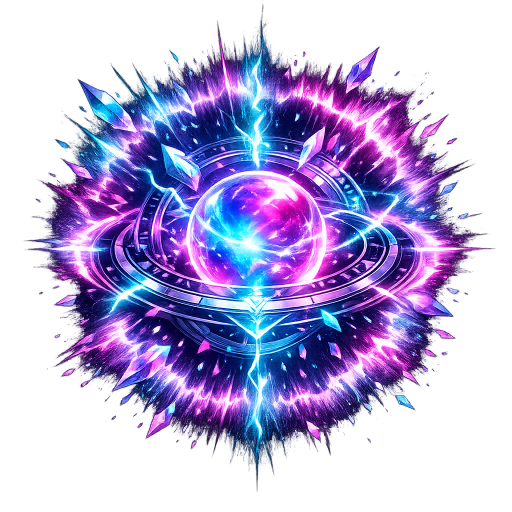
#> input picture tools/effects-image-test/input/shockwave_core_source.png, 1024 x 1024 px (shown at 1/2 size); the run also reads 1 picture not shown here
$ python build_effect_assets.py
#> lines starting #> are read from the running program, lines starting #| are printed output that depends on the picture; after the words box and inside, x2 and y2 are one past the last pixel; in counts of white or black regions, pixels touching at a corner belong together
from __future__ import annotations

import hashlib
import json
import shutil
from pathlib import Path

import numpy as np
from PIL import Image, ImageDraw, ImageFont


ROOT = Path(__file__).resolve().parents[2]
INPUT_DIR = Path(__file__).resolve().parent / "input"
QA_DIR = Path(__file__).resolve().parent / "output"
PUBLIC_DIR = ROOT / "assets" / "scenes"
SPECS = (
    ("shockwave_core", "shockwave_core_source.png", "shockwave_core.png"),
    ("golden_blessing_core", "golden_blessing_core_source.png", "golden_blessing_core.png"),
    ("solar_core", "solar_core_source.png", "solar_core.png"),
)


def sha256(path: Path) -> str:
    return hashlib.sha256(path.read_bytes()).hexdigest()


def alpha_metrics(rgba: np.ndarray) -> dict[str, object]:
    alpha = rgba[:, :, 3]
    ys, xs = np.nonzero(alpha > 0)
    bbox = None if not len(xs) else [int(xs.min()), int(ys.min()), int(xs.max()) + 1, int(ys.max()) + 1]
    edge = np.concatenate((alpha[0], alpha[-1], alpha[:, 0], alpha[:, -1]))
    h, w = alpha.shape
    central = alpha[h // 4:h * 3 // 4, w // 4:w * 3 // 4]
    return {
        "fullyTransparentPixels": int((alpha == 0).sum()),
        "semiTransparentPixels": int(((alpha > 0) & (alpha < 255)).sum()),
        "fullyOpaquePixels": int((alpha == 255).sum()),
        "transparentRatio": round(float((alpha == 0).mean()), 6),
        "opaqueBoundingBox": bbox,
        "edgeNonTransparentRatio": round(float((edge > 0).mean()), 6),
        "centralTransparentRatio": round(float((central == 0).mean()), 6),
    }


def checkerboard(size: tuple[int, int], square: int = 20) -> Image.Image:
    width, height = size
    yy, xx = np.indices((height, width))
    values = np.where(((xx // square) + (yy // square)) % 2 == 0, 235, 202).astype(np.uint8)
    return Image.fromarray(np.dstack((values, values, values)), "RGB")


def composite(rgba: Image.Image, color: str | None = None) -> Image.Image:
    background = checkerboard(rgba.size) if color is None else Image.new("RGB", rgba.size, color)
    result = background.convert("RGBA")
    result.alpha_composite(rgba)
    return result.convert("RGB")


def fit_panel(image: Image.Image, size: tuple[int, int]) -> Image.Image:
    panel = Image.new("RGB", size, "#10162b")
    copy = image.convert("RGB")
    copy.thumbnail((size[0] - 12, size[1] - 12), Image.Resampling.LANCZOS)
    panel.paste(copy, ((size[0] - copy.width) // 2, (size[1] - copy.height) // 2))
    return panel


def make_sheet(rows: list[tuple[str, Image.Image, Image.Image]]) -> Image.Image:
    panel = (188, 188)
    row_label_width, label_height, margin = 150, 28, 10
    columns = ("Input", "Checker", "White", "Navy", "Black", "Alpha mask")
    width = row_label_width + len(columns) * (panel[0] + margin) + margin
    height = label_height + len(rows) * (panel[1] + label_height + margin) + margin
    sheet = Image.new("RGB", (width, height), "#080d1c")
    draw, font = ImageDraw.Draw(sheet), ImageFont.load_default()
    for index, title in enumerate(columns):
        draw.text((row_label_width + index * (panel[0] + margin) + 4, 8), title, fill="white", font=font)
    for row_index, (name, source, output) in enumerate(rows):
        y = label_height + row_index * (panel[1] + label_height + margin)
        draw.text((10, y + 10), name, fill="white", font=font)
        alpha = output.getchannel("A")
        views = (
            composite(source, "#000000"),
            composite(output),
            composite(output, "#ffffff"),
            composite(output, "#071127"),
            composite(output, "#000000"),
            Image.merge("RGB", (alpha, alpha, alpha)),
        )
        for column_index, view in enumerate(views):
            x = row_label_width + column_index * (panel[0] + margin)
            sheet.paste(fit_panel(view, panel), (x, y))
    return sheet


def process_one(effect_id: str, source_name: str, output_name: str) -> tuple[dict[str, object], tuple[str, Image.Image, Image.Image]]:
#> called with effect_id = 'shockwave_core', source_name = 'shockwave_core_source.png', output_name = 'shockwave_core.png'
    source_path = INPUT_DIR / source_name
    output_path = PUBLIC_DIR / output_name
    with Image.open(source_path) as source:
#> source is the input picture: PIL image 1024x1024 RGBA; mean R, G, B, A 63.3, 50.3, 106, 121
        source.load()
        source_format = source.format
#> source_format = 'PNG'
        source_mode = source.mode
#> source_mode = 'RGBA'
        source_size = list(source.size)
#> source_size = [1024, 1024]
        rgba_image = source.convert("RGBA")
        rgba = np.asarray(rgba_image, dtype=np.uint8)

    metrics = alpha_metrics(rgba)
#> in alpha_metrics, `alpha = rgba[:, :, 3]`:
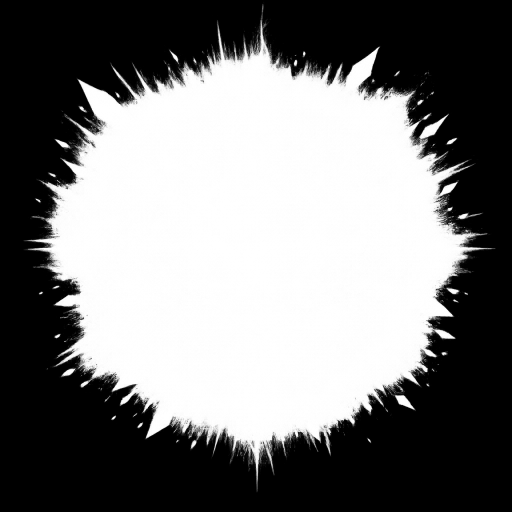
#> alpha: shape (1024, 1024) (shown at 1/2 size); min 0, max 255, mean 121
#> in alpha_metrics, `bbox = None if not len(xs) else [int(xs.min()), int(ys.min()), int(xs...`: bbox = [44, 0, 992, 994]
#> in alpha_metrics, `edge = np.concatenate((alpha[0], alpha[-1], alpha[:, 0], alpha[:, -1]))`: edge = 4096 values, max 2 at index 527, min 0 at index 0, mean 0.000488
#> metrics = {'fullyTransparentPixels': 499596, 'semiTransparentPixels': 333658, 'fullyOpaquePixels': 215322, 'transparentRatio': 0.476, 'opaqueBoundingBox': [44, 0, 992, 994], 'edgeNonTransparentRatio': 0.000244, 'centralTransparentRatio': 0}
    warnings: list[str] = []
    if source_format != "PNG":
        warnings.append("source is not PNG")
    if source_mode != "RGBA":
        warnings.append("source is not RGBA")
    if int(metrics["fullyTransparentPixels"]) <= 0:
        warnings.append("no fully transparent pixels")
    if int(metrics["semiTransparentPixels"]) <= 0:
        warnings.append("no semi-transparent pixels")
    if int(metrics["fullyOpaquePixels"]) <= 0:
        warnings.append("no fully opaque pixels")
    if float(metrics["edgeNonTransparentRatio"]) > 0.02:
        warnings.append("possible rectangular background on outer edge")
    if float(metrics["centralTransparentRatio"]) > 0.08:
        warnings.append("possible transparent hole in central subject")
    if warnings:
        raise RuntimeError(f"{effect_id}: " + "; ".join(warnings))

    # The supplied PNG already contains a high-quality graded alpha channel.
    # Copying bytes preserves glow fringes and avoids damaging thin lightning,
    # wings, stars, and flame tips with another threshold pass.
    shutil.copyfile(source_path, output_path)
    with Image.open(output_path) as decoded:
        decoded.load()
        output_format = decoded.format
#> output_format = 'PNG'
        output_mode = decoded.mode
#> output_mode = 'RGBA'
        output_size = list(decoded.size)
#> output_size = [1024, 1024]
        output_image = decoded.convert("RGBA")
    if output_format != "PNG" or output_mode != "RGBA" or output_size != source_size:
        output_path.unlink(missing_ok=True)
        raise RuntimeError(f"{effect_id}: output validation failed")

    metrics.update({
        "id": effect_id,
        "method": "preserve supplied graded alpha; validate perimeter connectivity and central integrity",
        "sourcePath": source_path.relative_to(ROOT).as_posix(),
        "outputPath": output_path.relative_to(ROOT).as_posix(),
        "sourceFormat": source_format,
        "sourceMode": source_mode,
        "sourceSize": source_size,
        "outputFormat": output_format,
        "outputMode": output_mode,
        "outputSize": output_size,
        "resize": False,
        "trim": False,
        "rotation": False,
        "pngDecodeOk": True,
        "hasAlphaChannel": True,
        "outputFileBytes": output_path.stat().st_size,
        "outputSha256": sha256(output_path),
        "warnings": warnings,
    })
    return metrics, (effect_id, rgba_image, output_image)


def main() -> None:
    missing = [source for _, source, _ in SPECS if not (INPUT_DIR / source).is_file()]
    if missing:
        raise RuntimeError("missing inputs: " + ", ".join(missing))
    QA_DIR.mkdir(parents=True, exist_ok=True)
    PUBLIC_DIR.mkdir(parents=True, exist_ok=True)
    before = {source: sha256(INPUT_DIR / source) for _, source, _ in SPECS}
    report: dict[str, object] = {
        "testVersion": "v0.9.15-effect-assets",
        "method": "preserve supplied graded alpha with perimeter and central-integrity validation",
        "images": {},
    }
    rows: list[tuple[str, Image.Image, Image.Image]] = []
    for effect_id, source_name, output_name in SPECS:
        metrics, row = process_one(effect_id, source_name, output_name)
#> metrics = 25 items
        report["images"][effect_id] = metrics
        rows.append(row)
        make_sheet([row]).save(QA_DIR / f"{effect_id}_transparency_check.png", format="PNG", optimize=True)
#> the loop in make_sheet, `for row_index, (name, source, output) in enumerate(rows):` made 1 pass
#> pass 1, in checkerboard, `yy, xx = np.indices((height, width))`:
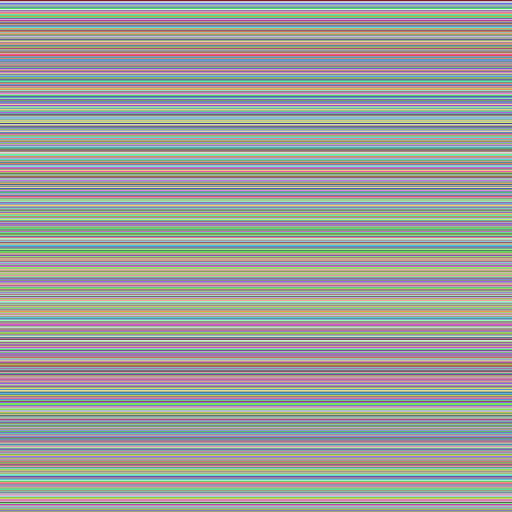
#> yy: shape (1024, 1024) int64 (shown at 1/2 size); 1024 distinct labels, from 0 to 1023; one colour per label, 0 black
#> pass 1, in checkerboard, `yy, xx = np.indices((height, width))`:
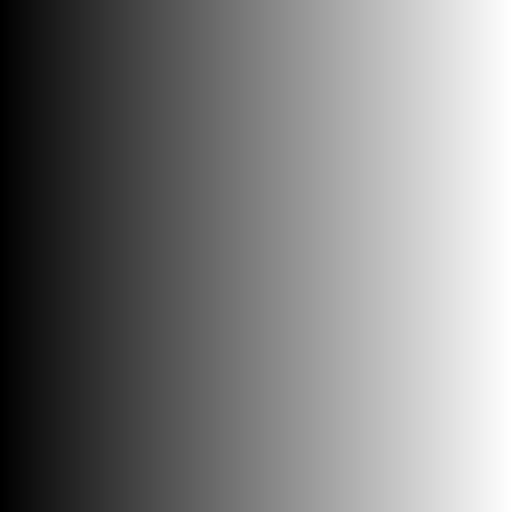
#> xx: shape (1024, 1024) int64 (shown at 1/2 size); min 0, max 1023, mean 511.5; drawn with min black and max white
#> after the loop in make_sheet, `for row_index, (name, source, output) in enumerate(rows):`:
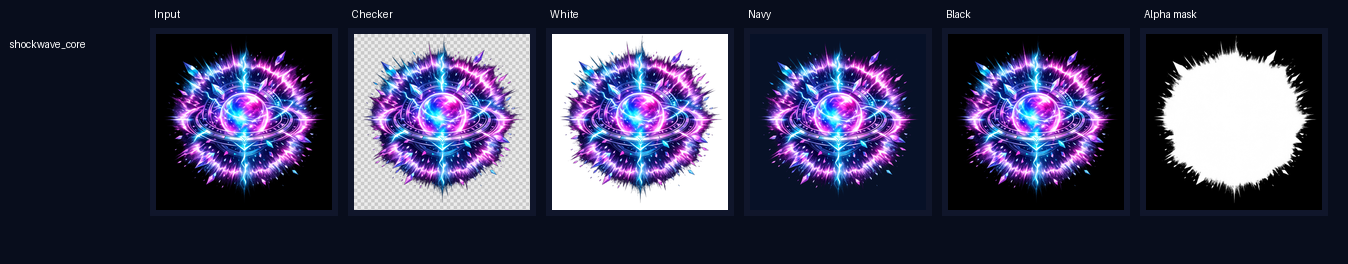
#> sheet: PIL image 1348x264 RGB; mean R, G, B 60.5, 59.5, 86.5
#> pass 2 of the loop in main, `for effect_id, source_name, output_name in SPECS:`:
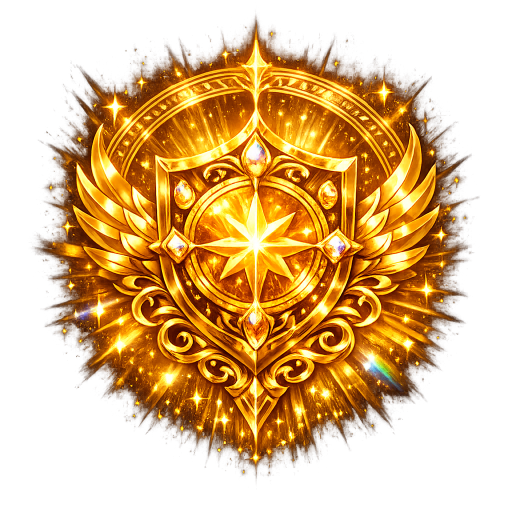
#> input picture tools/effects-image-test/input/golden_blessing_core_source.png, 1024 x 1024 px (shown at 1/2 size)
#> in process_one, source is the input picture: PIL image 1024x1024 RGBA; mean R, G, B, A 104.5, 62.3, 12.1, 125.5
#> in process_one (call 2), `metrics = alpha_metrics(rgba)`: metrics = {'fullyTransparentPixels': 438455, 'semiTransparentPixels': 394600, 'fullyOpaquePixels': 215521, 'transparentRatio': 0.418, 'opaqueBoundingBox': [15, 2, 1024, 1020], 'edgeNonTransparentRatio': 0.000244, 'centralTransparentRatio': 0}
#> the loop in make_sheet (call 2), `for row_index, (name, source, output) in enumerate(rows):` made 1 pass
#> pass 1, in checkerboard (call 2), `values = np.where(((xx // square) + (yy // square)) % 2 == 0, 235, 202..`:
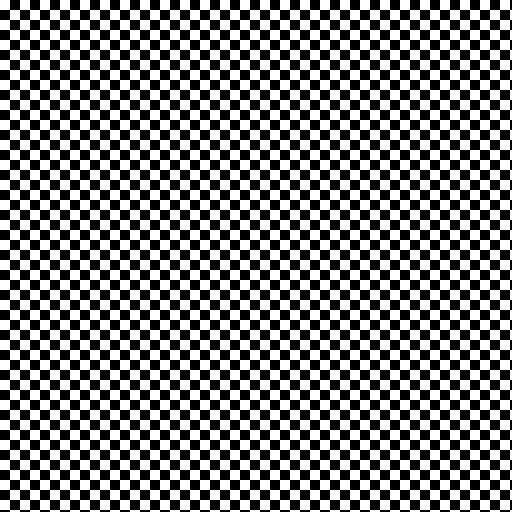
#> values: shape (1024, 1024) (shown at 1/2 size); values 202 (black) and 235 (white), 50% white; 1 black region, box (x1, y1, x2, y2) and area: (0, 0, 1024, 1024) 524160
#> after the loop in make_sheet (call 2), `for row_index, (name, source, output) in enumerate(rows):`:
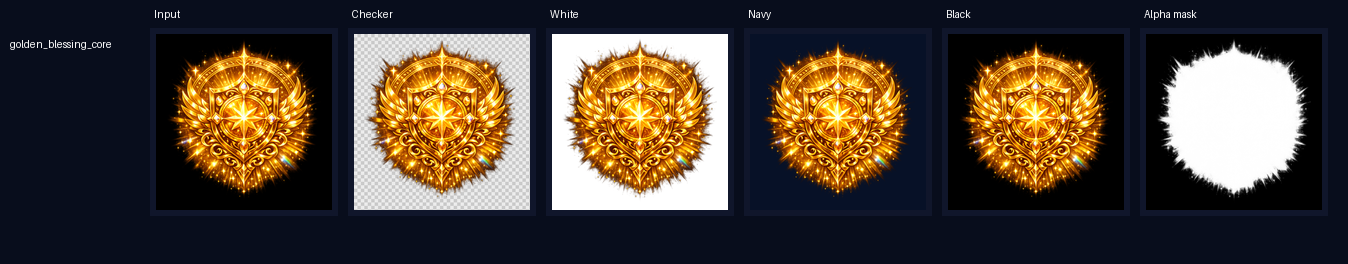
#> sheet: PIL image 1348x264 RGB; mean R, G, B 77.8, 65.4, 53.9
#> pass 3 of the loop in main, `for effect_id, source_name, output_name in SPECS:`:
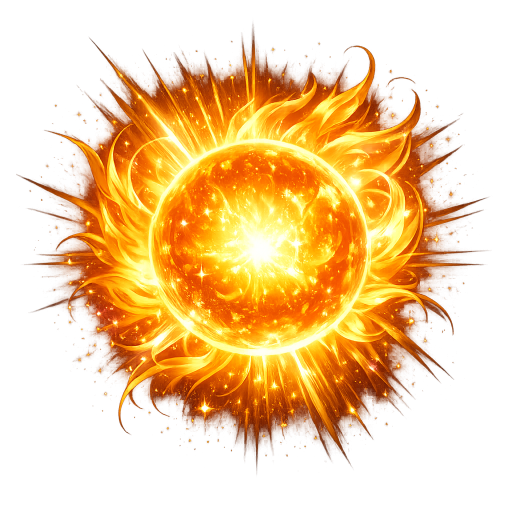
#> input picture tools/effects-image-test/input/solar_core_source.png, 1024 x 1024 px (shown at 1/2 size)
#> in process_one, source is the input picture: PIL image 1024x1024 RGBA; mean R, G, B, A 133.3, 74.9, 14.9, 106.6
#> in alpha_metrics (call 3), `alpha = rgba[:, :, 3]`:
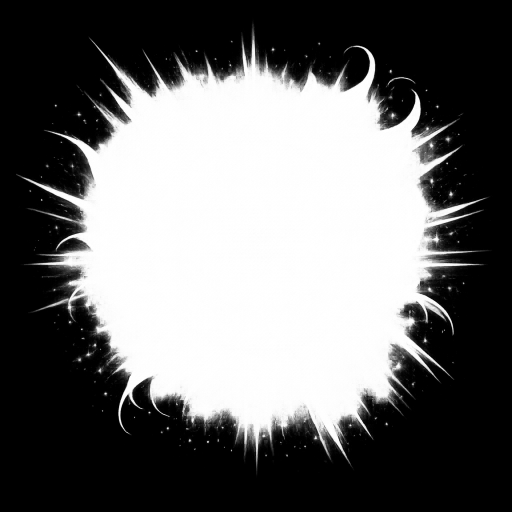
#> alpha: shape (1024, 1024) (shown at 1/2 size); min 0, max 255, mean 106.6
#> bbox = [11, 11, 1024, 1020]
#> edge = 4096 values, max 1 at index 3203, min 0 at index 0, mean 0.000488
#> in process_one (call 3), `metrics = alpha_metrics(rgba)`: metrics = {'fullyTransparentPixels': 507103, 'semiTransparentPixels': 388093, 'fullyOpaquePixels': 153380, 'transparentRatio': 0.484, 'opaqueBoundingBox': [11, 11, 1024, 1020], 'edgeNonTransparentRatio': 0.000488, 'centralTransparentRatio': 0}
#> the loop in make_sheet (call 3), `for row_index, (name, source, output) in enumerate(rows):` made 1 pass
#> after the loop in make_sheet (call 3), `for row_index, (name, source, output) in enumerate(rows):`:
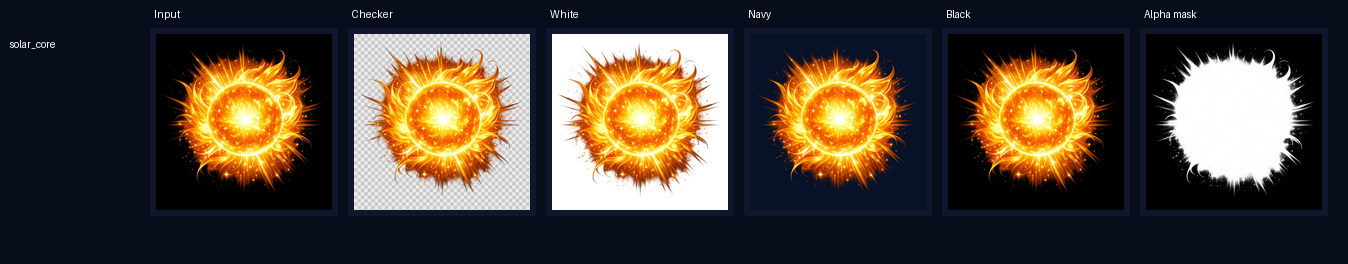
#> sheet: PIL image 1348x264 RGB; mean R, G, B 80.4, 68.2, 56.6

    sheet_path = QA_DIR / "effects_comparison_sheet.png"
    make_sheet(rows).save(sheet_path, format="PNG", optimize=True)
#> in make_sheet (call 4), `height = label_height + len(rows) * (panel[1] + label_height + margin)..`: height = 716
#> in make_sheet (call 4), `sheet = Image.new("RGB", (width, height), "#080d1c")`:
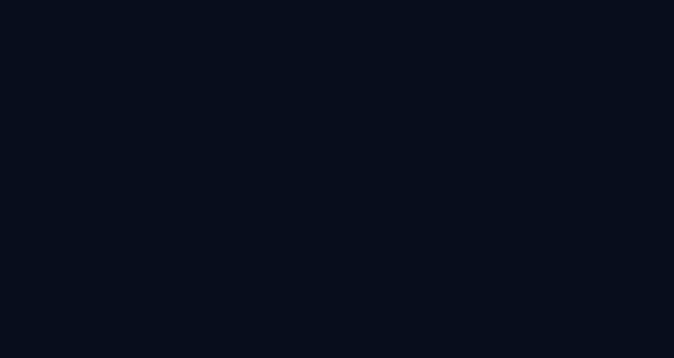
#> sheet: PIL image 1348x716 RGB (shown at 1/2 size); mean R, G, B 8, 13, 28
#> the loop in make_sheet (call 4), `for row_index, (name, source, output) in enumerate(rows):` made 3 passes
#> (name, y) on passes 1 to 3: ('shockwave_core', 28), ('golden_blessing_core', 254), ('solar_core', 480)
#> pass 1, in fit_panel (call 22), `copy = image.convert("RGB")`:
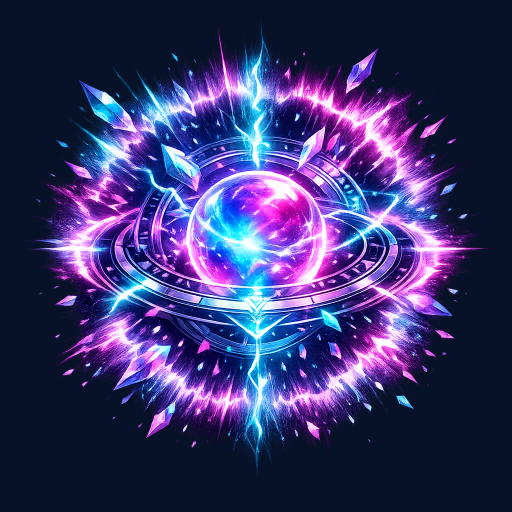
#> copy: PIL image 1024x1024 RGB (shown at 1/2 size); mean R, G, B 56.8, 52.9, 106.8
#> after the loop in make_sheet (call 4), `for row_index, (name, source, output) in enumerate(rows):`:
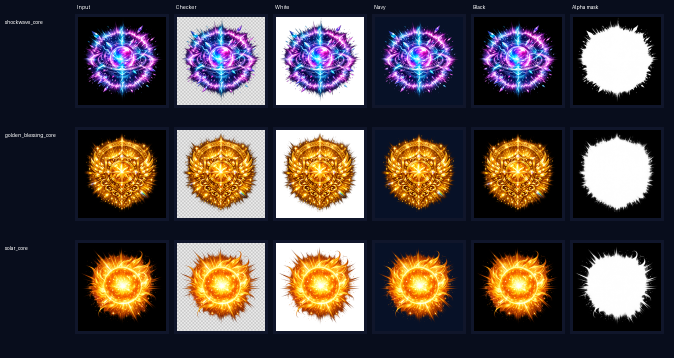
#> sheet: PIL image 1348x716 RGB (shown at 1/2 size); mean R, G, B 79.6, 69.6, 69.4
    after = {source: sha256(INPUT_DIR / source) for _, source, _ in SPECS}
    report["sourceSha256Before"] = before
    report["sourceSha256After"] = after
    report["sourceHashesUnchanged"] = before == after
    report["majorWarningCount"] = sum(len(item["warnings"]) for item in report["images"].values())
    report["comparisonSheet"] = sheet_path.relative_to(ROOT).as_posix()
    report_path = QA_DIR / "effects_transparency_report.json"
    report_path.write_text(json.dumps(report, ensure_ascii=False, indent=2) + "\n", encoding="utf-8")
    if before != after:
        raise RuntimeError("source hashes changed")
    print(json.dumps({
        "generated": len(report["images"]),
        "majorWarningCount": report["majorWarningCount"],
        "sourceHashesUnchanged": report["sourceHashesUnchanged"],
        "report": report_path.relative_to(ROOT).as_posix(),
    }, ensure_ascii=False, indent=2))
#| {
#|   "generated": 3,
#|   "majorWarningCount": 0,
#|   "sourceHashesUnchanged": true,
#|   "report": "tools/effects-image-test/output/effects_transparency_report.json"
#| }


if __name__ == "__main__":
    main()
